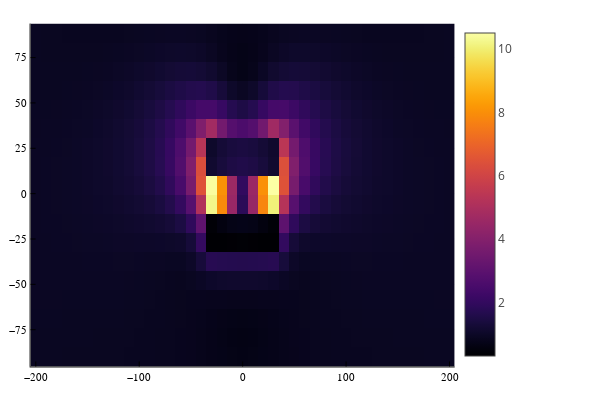

The notebook cell this image was saved under:
### Code cell
heatmap(xA,yA,imagenE)

### Figure 1 — Plotly figure (JSON) as saved in the notebook; plotly's stock layout.template omitted (floating-point values rounded to 4 significant figures; data arrays with more than 128 entries replaced by an {"elided": "..."} marker saying what was removed)
{"data": [{"colorbar": {"len": 0.9525, "title": {"text": ""}, "x": 0.7578, "y": 0.5139}, "colorscale": {"elided": "256x2 mixed values"}, "name": "y1", "showlegend": false, "showscale": true, "type": "heatmap", "x": [-205, -195, -185, -175, -165, -155, -145, -135, -125, -115, -105, -95, -85, -75, -65, -55, -45, -35, -25, -15, -5, 5, 15, 25, 35, 45, 55, 65, 75, 85, 95, 105, 115, 125, 135, 145, 155, 165, 175, 185, 195, 205], "xaxis": "x", "y": [-95.25, -84.75, -74.25, -63.75, -53.25, -42.75, -32.25, -21.75, -11.25, -0.75, 9.75, 20.25, 30.75, 41.25, 51.75, 62.25, 72.75, 83.25, 93.75], "yaxis": "y", "z": {"elided": "18x41 float values"}, "zmax": 10.49, "zmin": 0.2885}], "layout": {"annotations": [], "height": 400, "legend": {"bgcolor": "rgba(255, 255, 255, 1.000)", "bordercolor": "rgba(0, 0, 0, 1)", "borderwidth": 1, "font": {"color": "rgba(0, 0, 0, 1)", "family": "sans-serif", "size": 11}, "title": {"font": {"color": "rgba(0, 0, 0, 1)", "family": "sans-serif", "size": 15}, "text": ""}, "tracegroupgap": 0, "traceorder": "normal", "x": 1, "xanchor": "auto", "y": 1, "yanchor": "auto"}, "margin": {"b": 20, "l": 0, "r": 0, "t": 20}, "paper_bgcolor": "rgba(255, 255, 255, 1.000)", "plot_bgcolor": "rgba(255, 255, 255, 1.000)", "showlegend": true, "width": 600, "xaxis": {"anchor": "y", "domain": [0.05101, 0.7578], "gridcolor": "rgba(0, 0, 0, 0.1)", "gridwidth": 0.5, "linecolor": "rgba(0, 0, 0, 1)", "mirror": false, "range": [-205, 205], "showgrid": true, "showline": true, "showticklabels": true, "tickangle": 0, "tickcolor": "rgb(0, 0, 0)", "tickfont": {"color": "rgba(0, 0, 0, 1)", "family": "sans-serif", "size": 11}, "tickmode": "array", "ticks": "inside", "ticktext": ["−200", "−100", "0", "100", "200"], "tickvals": [-200, -100, 0, 100, 200], "title": {"font": {"color": "rgba(0, 0, 0, 1)", "family": "sans-serif", "size": 15}, "text": ""}, "type": "linear", "visible": true, "zeroline": false, "zerolinecolor": "rgba(0, 0, 0, 1)"}, "yaxis": {"anchor": "x", "domain": [0.03762, 0.9902], "gridcolor": "rgba(0, 0, 0, 0.1)", "gridwidth": 0.5, "linecolor": "rgba(0, 0, 0, 1)", "mirror": false, "range": [-95.25, 93.75], "showgrid": true, "showline": true, "showticklabels": true, "tickangle": 0, "tickcolor": "rgb(0, 0, 0)", "tickfont": {"color": "rgba(0, 0, 0, 1)", "family": "sans-serif", "size": 11}, "tickmode": "array", "ticks": "inside", "ticktext": ["−75", "−50", "−25", "0", "25", "50", "75"], "tickvals": [-75, -50, -25, 0, 25, 50, 75], "title": {"font": {"color": "rgba(0, 0, 0, 1)", "family": "sans-serif", "size": 15}, "text": ""}, "type": "linear", "visible": true, "zeroline": false, "zerolinecolor": "rgba(0, 0, 0, 1)"}}}
